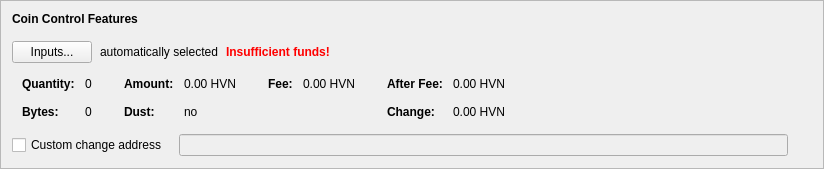
      <widget class="QFrame" name="frameCoinControl">
       <property name="sizePolicy">
        <sizepolicy hsizetype="Preferred" vsizetype="Fixed">
         <horstretch>0</horstretch>
         <verstretch>0</verstretch>
        </sizepolicy>
       </property>
       <property name="frameShape">
        <enum>QFrame::StyledPanel</enum>
       </property>
       <property name="frameShadow">
        <enum>QFrame::Raised</enum>
       </property>
       <layout class="QVBoxLayout" name="verticalLayout_4">
        <item>
         <layout class="QVBoxLayout" name="verticalLayoutCoinControl" stretch="0,0,0,0,0">
          <property name="spacing">
           <number>0</number>
          </property>
          <property name="sizeConstraint">
           <enum>QLayout::SetDefaultConstraint</enum>
          </property>
          <property name="leftMargin">
           <number>0</number>
          </property>
          <property name="topMargin">
           <number>0</number>
          </property>
          <item>
           <layout class="QHBoxLayout" name="horizontalLayoutCoinControl1">
            <property name="bottomMargin">
             <number>15</number>
            </property>
            <item>
             <widget class="QLabel" name="labelCoinControlFeatures">
              <property name="sizePolicy">
               <sizepolicy hsizetype="Preferred" vsizetype="Maximum">
                <horstretch>0</horstretch>
                <verstretch>0</verstretch>
               </sizepolicy>
              </property>
              <property name="font">
               <font>
                <weight>75</weight>
                <bold>true</bold>
               </font>
              </property>
              <property name="styleSheet">
               <string notr="true">font-weight:bold;</string>
              </property>
              <property name="text">
               <string>Coin Control Features</string>
              </property>
             </widget>
            </item>
           </layout>
          </item>
          <item>
           <layout class="QHBoxLayout" name="horizontalLayoutCoinControl2" stretch="0,0,0,0">
            <property name="spacing">
             <number>8</number>
            </property>
            <property name="bottomMargin">
             <number>10</number>
            </property>
            <item>
             <widget class="QPushButton" name="pushButtonCoinControl">
              <property name="styleSheet">
               <string notr="true"/>
              </property>
              <property name="text">
               <string>Inputs...</string>
              </property>
              <property name="autoDefault">
               <bool>false</bool>
              </property>
             </widget>
            </item>
            <item>
             <widget class="QLabel" name="labelCoinControlAutomaticallySelected">
              <property name="text">
               <string>automatically selected</string>
              </property>
              <property name="margin">
               <number>5</number>
              </property>
             </widget>
            </item>
            <item>
             <widget class="QLabel" name="labelCoinControlInsuffFunds">
              <property name="font">
               <font>
                <weight>75</weight>
                <bold>true</bold>
               </font>
              </property>
              <property name="styleSheet">
               <string notr="true">color:red;font-weight:bold;</string>
              </property>
              <property name="text">
               <string>Insufficient funds!</string>
              </property>
              <property name="margin">
               <number>5</number>
              </property>
             </widget>
            </item>
            <item>
             <spacer name="horizontalSpacerCoinControl">
              <property name="orientation">
               <enum>Qt::Horizontal</enum>
              </property>
              <property name="sizeHint" stdset="0">
               <size>
                <width>40</width>
                <height>1</height>
               </size>
              </property>
             </spacer>
            </item>
           </layout>
          </item>
          <item>
           <widget class="QWidget" name="widgetCoinControl" native="true">
            <property name="sizePolicy">
             <sizepolicy hsizetype="Preferred" vsizetype="Preferred">
              <horstretch>0</horstretch>
              <verstretch>0</verstretch>
             </sizepolicy>
            </property>
            <property name="minimumSize">
             <size>
              <width>0</width>
              <height>0</height>
             </size>
            </property>
            <property name="styleSheet">
             <string notr="true"/>
            </property>
            <layout class="QHBoxLayout" name="horizontalLayoutCoinControl5">
             <property name="leftMargin">
              <number>0</number>
             </property>
             <property name="topMargin">
              <number>0</number>
             </property>
             <property name="rightMargin">
              <number>0</number>
             </property>
             <property name="bottomMargin">
              <number>0</number>
             </property>
             <item>
              <layout class="QHBoxLayout" name="horizontalLayoutCoinControl3" stretch="0,0,0,1">
               <property name="spacing">
                <number>20</number>
               </property>
               <property name="topMargin">
                <number>0</number>
               </property>
               <property name="bottomMargin">
                <number>10</number>
               </property>
               <item>
                <layout class="QFormLayout" name="formLayoutCoinControl1">
                 <property name="horizontalSpacing">
                  <number>10</number>
                 </property>
                 <property name="verticalSpacing">
                  <number>14</number>
                 </property>
                 <property name="leftMargin">
                  <number>10</number>
                 </property>
                 <property name="topMargin">
                  <number>4</number>
                 </property>
                 <property name="rightMargin">
                  <number>6</number>
                 </property>
                 <item row="0" column="0">
                  <widget class="QLabel" name="labelCoinControlQuantityText">
                   <property name="font">
                    <font>
                     <weight>75</weight>
                     <bold>true</bold>
                    </font>
                   </property>
                   <property name="text">
                    <string>Quantity:</string>
                   </property>
                   <property name="margin">
                    <number>0</number>
                   </property>
                  </widget>
                 </item>
                 <item row="0" column="1">
                  <widget class="QLabel" name="labelCoinControlQuantity">
                   <property name="cursor">
                    <cursorShape>IBeamCursor</cursorShape>
                   </property>
                   <property name="contextMenuPolicy">
                    <enum>Qt::ActionsContextMenu</enum>
                   </property>
                   <property name="text">
                    <string notr="true">0</string>
                   </property>
                   <property name="margin">
                    <number>0</number>
                   </property>
                   <property name="textInteractionFlags">
                    <set>Qt::LinksAccessibleByMouse|Qt::TextSelectableByKeyboard|Qt::TextSelectableByMouse</set>
                   </property>
                  </widget>
                 </item>
                 <item row="1" column="0">
                  <widget class="QLabel" name="labelCoinControlBytesText">
                   <property name="font">
                    <font>
                     <weight>75</weight>
                     <bold>true</bold>
                    </font>
                   </property>
                   <property name="text">
                    <string>Bytes:</string>
                   </property>
                  </widget>
                 </item>
                 <item row="1" column="1">
                  <widget class="QLabel" name="labelCoinControlBytes">
                   <property name="cursor">
                    <cursorShape>IBeamCursor</cursorShape>
                   </property>
                   <property name="contextMenuPolicy">
                    <enum>Qt::ActionsContextMenu</enum>
                   </property>
                   <property name="text">
                    <string notr="true">0</string>
                   </property>
                   <property name="textInteractionFlags">
                    <set>Qt::LinksAccessibleByMouse|Qt::TextSelectableByKeyboard|Qt::TextSelectableByMouse</set>
                   </property>
                  </widget>
                 </item>
                </layout>
               </item>
               <item>
                <layout class="QFormLayout" name="formLayoutCoinControl2">
                 <property name="horizontalSpacing">
                  <number>10</number>
                 </property>
                 <property name="verticalSpacing">
                  <number>14</number>
                 </property>
                 <property name="leftMargin">
                  <number>6</number>
                 </property>
                 <property name="topMargin">
                  <number>4</number>
                 </property>
                 <property name="rightMargin">
                  <number>6</number>
                 </property>
                 <item row="0" column="0">
                  <widget class="QLabel" name="labelCoinControlAmountText">
                   <property name="font">
                    <font>
                     <weight>75</weight>
                     <bold>true</bold>
                    </font>
                   </property>
                   <property name="text">
                    <string>Amount:</string>
                   </property>
                   <property name="margin">
                    <number>0</number>
                   </property>
                  </widget>
                 </item>
                 <item row="0" column="1">
                  <widget class="QLabel" name="labelCoinControlAmount">
                   <property name="cursor">
                    <cursorShape>IBeamCursor</cursorShape>
                   </property>
                   <property name="contextMenuPolicy">
                    <enum>Qt::ActionsContextMenu</enum>
                   </property>
                   <property name="text">
                    <string notr="true">0.00 HVN</string>
                   </property>
                   <property name="textInteractionFlags">
                    <set>Qt::LinksAccessibleByMouse|Qt::TextSelectableByKeyboard|Qt::TextSelectableByMouse</set>
                   </property>
                  </widget>
                 </item>
                 <item row="1" column="0">
                  <widget class="QLabel" name="labelCoinControlLowOutputText">
                   <property name="font">
                    <font>
                     <weight>75</weight>
                     <bold>true</bold>
                    </font>
                   </property>
                   <property name="text">
                    <string>Dust:</string>
                   </property>
                  </widget>
                 </item>
                 <item row="1" column="1">
                  <widget class="QLabel" name="labelCoinControlLowOutput">
                   <property name="cursor">
                    <cursorShape>IBeamCursor</cursorShape>
                   </property>
                   <property name="contextMenuPolicy">
                    <enum>Qt::ActionsContextMenu</enum>
                   </property>
                   <property name="text">
                    <string notr="true">no</string>
                   </property>
                   <property name="textInteractionFlags">
                    <set>Qt::LinksAccessibleByMouse|Qt::TextSelectableByKeyboard|Qt::TextSelectableByMouse</set>
                   </property>
                  </widget>
                 </item>
                </layout>
               </item>
               <item>
                <layout class="QFormLayout" name="formLayoutCoinControl3">
                 <property name="horizontalSpacing">
                  <number>10</number>
                 </property>
                 <property name="verticalSpacing">
                  <number>14</number>
                 </property>
                 <property name="leftMargin">
                  <number>6</number>
                 </property>
                 <property name="topMargin">
                  <number>4</number>
                 </property>
                 <property name="rightMargin">
                  <number>6</number>
                 </property>
                 <item row="0" column="0">
                  <widget class="QLabel" name="labelCoinControlFeeText">
                   <property name="font">
                    <font>
                     <weight>75</weight>
                     <bold>true</bold>
                    </font>
                   </property>
                   <property name="text">
                    <string>Fee:</string>
                   </property>
                   <property name="margin">
                    <number>0</number>
                   </property>
                  </widget>
                 </item>
                 <item row="0" column="1">
                  <widget class="QLabel" name="labelCoinControlFee">
                   <property name="cursor">
                    <cursorShape>IBeamCursor</cursorShape>
                   </property>
                   <property name="contextMenuPolicy">
                    <enum>Qt::ActionsContextMenu</enum>
                   </property>
                   <property name="text">
                    <string notr="true">0.00 HVN</string>
                   </property>
                   <property name="textInteractionFlags">
                    <set>Qt::LinksAccessibleByMouse|Qt::TextSelectableByKeyboard|Qt::TextSelectableByMouse</set>
                   </property>
                  </widget>
                 </item>
                </layout>
               </item>
               <item>
                <layout class="QFormLayout" name="formLayoutCoinControl4">
                 <property name="horizontalSpacing">
                  <number>10</number>
                 </property>
                 <property name="verticalSpacing">
                  <number>14</number>
                 </property>
                 <property name="leftMargin">
                  <number>6</number>
                 </property>
                 <property name="topMargin">
                  <number>4</number>
                 </property>
                 <property name="rightMargin">
                  <number>6</number>
                 </property>
                 <item row="0" column="0">
                  <widget class="QLabel" name="labelCoinControlAfterFeeText">
                   <property name="font">
                    <font>
                     <weight>75</weight>
                     <bold>true</bold>
                    </font>
                   </property>
                   <property name="text">
                    <string>After Fee:</string>
                   </property>
                   <property name="margin">
                    <number>0</number>
                   </property>
                  </widget>
                 </item>
                 <item row="0" column="1">
                  <widget class="QLabel" name="labelCoinControlAfterFee">
                   <property name="cursor">
                    <cursorShape>IBeamCursor</cursorShape>
                   </property>
                   <property name="contextMenuPolicy">
                    <enum>Qt::ActionsContextMenu</enum>
                   </property>
                   <property name="text">
                    <string notr="true">0.00 HVN</string>
                   </property>
                   <property name="textInteractionFlags">
                    <set>Qt::LinksAccessibleByMouse|Qt::TextSelectableByKeyboard|Qt::TextSelectableByMouse</set>
                   </property>
                  </widget>
                 </item>
                 <item row="1" column="0">
                  <widget class="QLabel" name="labelCoinControlChangeText">
                   <property name="font">
                    <font>
                     <weight>75</weight>
                     <bold>true</bold>
                    </font>
                   </property>
                   <property name="text">
                    <string>Change:</string>
                   </property>
                  </widget>
                 </item>
                 <item row="1" column="1">
                  <widget class="QLabel" name="labelCoinControlChange">
                   <property name="cursor">
                    <cursorShape>IBeamCursor</cursorShape>
                   </property>
                   <property name="contextMenuPolicy">
                    <enum>Qt::ActionsContextMenu</enum>
                   </property>
                   <property name="text">
                    <string notr="true">0.00 HVN</string>
                   </property>
                   <property name="textInteractionFlags">
                    <set>Qt::LinksAccessibleByMouse|Qt::TextSelectableByKeyboard|Qt::TextSelectableByMouse</set>
                   </property>
                  </widget>
                 </item>
                </layout>
               </item>
              </layout>
             </item>
            </layout>
           </widget>
          </item>
          <item>
           <layout class="QHBoxLayout" name="horizontalLayoutCoinControl4" stretch="0,0,0">
            <property name="spacing">
             <number>12</number>
            </property>
            <property name="sizeConstraint">
             <enum>QLayout::SetDefaultConstraint</enum>
            </property>
            <property name="topMargin">
             <number>5</number>
            </property>
            <property name="rightMargin">
             <number>5</number>
            </property>
            <item>
             <widget class="QCheckBox" name="checkBoxCoinControlChange">
              <property name="toolTip">
               <string>If this is activated, but the change address is empty or invalid, change will be sent to a newly generated address.</string>
              </property>
              <property name="text">
               <string>Custom change address</string>
              </property>
             </widget>
            </item>
            <item>
             <widget class="QValidatedLineEdit" name="lineEditCoinControlChange">
              <property name="enabled">
               <bool>false</bool>
              </property>
              <property name="sizePolicy">
               <sizepolicy hsizetype="Expanding" vsizetype="Fixed">
                <horstretch>0</horstretch>
                <verstretch>0</verstretch>
               </sizepolicy>
              </property>
             </widget>
            </item>
            <item>
             <widget class="QLabel" name="labelCoinControlChangeLabel">
              <property name="sizePolicy">
               <sizepolicy hsizetype="Preferred" vsizetype="Expanding">
                <horstretch>0</horstretch>
                <verstretch>0</verstretch>
               </sizepolicy>
              </property>
              <property name="minimumSize">
               <size>
                <width>0</width>
                <height>0</height>
               </size>
              </property>
              <property name="text">
               <string/>
              </property>
              <property name="margin">
               <number>3</number>
              </property>
             </widget>
            </item>
           </layout>
          </item>
          <item>
           <spacer name="verticalSpacerCoinControl">
            <property name="orientation">
             <enum>Qt::Vertical</enum>
            </property>
            <property name="sizeType">
             <enum>QSizePolicy::Expanding</enum>
            </property>
            <property name="sizeHint" stdset="0">
             <size>
              <width>800</width>
              <height>1</height>
             </size>
            </property>
           </spacer>
          </item>
         </layout>
        </item>
       </layout>
      </widget>
